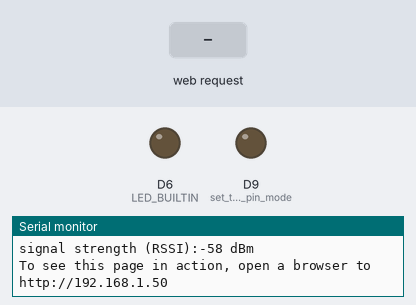
A sketch run on a simulated Arduino MKR. On the bench: output pins drawn as LEDs (lit = HIGH), the last lines printed to the serial monitor. The test bench sets the inputs (shaded band). WiFi joins after 1.5 s; servers stay silent unless stated; not simulated (calls return 0 or success): arduino_secrets.h.

Above: at 12.7 s.
12.8 s: HTTP request GET /ON_AIR received
At 13.9 s:
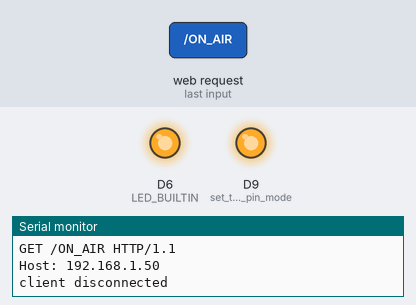
14.3 s: HTTP request GET /OFF_AIR received
At 15.0 s:
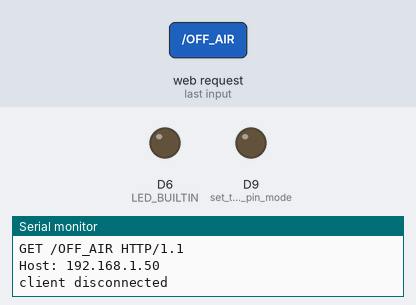
Timing chart, 0 to 17.3 s (numbered marks = the images above; inputs shaded):
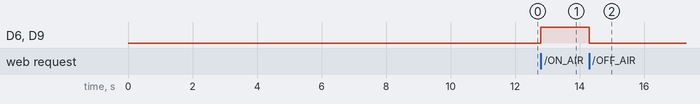

Measured:
- after the input at 12.8 s, D6 (LED_BUILTIN), D9 (set_the_LED_pin_mode): LOW → HIGH at once
- after the input at 14.3 s, D6 (LED_BUILTIN), D9 (set_the_LED_pin_mode): HIGH → LOW at once

The sketch:

on-air-sign.ino
```cpp
/*

On Air Sign

Simple Web Server that creates an endpoint to toggle an LED attached to pin 9 on and off.


Based on Sketch:
 WiFi Web Server LED Blink
 created 25 Nov 2012
 by Tom Igoe
 */

#include <SPI.h>
#include <WiFiNINA.h>

#include "arduino_secrets.h"

char ssid[] = SECRET_SSID;        // your network SSID (name)
char pass[] = SECRET_PASS;    // your network password (use for WPA, or use as key for WEP)
int keyIndex = 0;                 // your network key index number (needed only for WEP)

const char* ON_AIR = "GET /ON_AIR";
const char* OFF_AIR = "GET /OFF_AIR";
const char* STATE = "GET /STATE";
const char* STATE_ON = "ON";
const char* STATE_OFF = "OFF";

String state = STATE_OFF;

int status = WL_IDLE_STATUS;
WiFiServer server(80);

void setup() {
  Serial.begin(9600);      // initialize serial communication
  pinMode(9, OUTPUT);      // set the LED pin mode
  pinMode(LED_BUILTIN, OUTPUT);

  // check for the WiFi module:
  if (WiFi.status() == WL_NO_MODULE) {
    Serial.println("Communication with WiFi module failed!");
    // don't continue
    while (true);
  }

  String fv = WiFi.firmwareVersion();
  if (fv < WIFI_FIRMWARE_LATEST_VERSION) {
    Serial.println("Please upgrade the firmware");
  }

  // attempt to connect to WiFi network:
  while (status != WL_CONNECTED) {
    Serial.print("Attempting to connect to Network named: ");
    Serial.println(ssid);                   // print the network name (SSID);

    // Connect to WPA/WPA2 network. Change this line if using open or WEP network:
    status = WiFi.begin(ssid, pass);
    // wait 10 seconds for connection:
    delay(10000);
  }
  server.begin();                           // start the web server on port 80
  printWifiStatus();                        // you're connected now, so print out the status
}

void loop() {
  WiFiClient client = server.available();   // listen for incoming clients

  if (client) {                             // if you get a client,
    Serial.println("new client");           // print a message out the serial port
    String currentLine = "";                // make a String to hold incoming data from the client
    while (client.connected()) {            // loop while the client's connected
      if (client.available()) {             // if there's bytes to read from the client,
        char c = client.read();             // read a byte, then
        Serial.write(c);                    // print it out the serial monitor
        if (c == '\n') {                    // if the byte is a newline character

          // if the current line is blank, you got two newline characters in a row.
          // that's the end of the client HTTP request, so send a response:
          if (currentLine.length() == 0) {
            // break out of the while loop:
            break;
          } else {    // if you got a newline, then clear currentLine:
            currentLine = "";
          }
        } else if (c != '\r') {  // if you got anything else but a carriage return character,
          currentLine += c;      // add it to the end of the currentLine
        }

        // Check to see if the client request was "GET /H" or "GET /L":
        if (currentLine.endsWith(ON_AIR)) {
          digitalWrite(9, HIGH);               // GET /H turns the LED on
          digitalWrite(LED_BUILTIN, HIGH);
          state = STATE_ON;
          writeNoContentResponse(client);
        }
        else if (currentLine.endsWith(OFF_AIR)) {
          digitalWrite(9, LOW);                // GET /L turns the LED off
          digitalWrite(LED_BUILTIN, LOW);
          state = STATE_OFF;
          writeNoContentResponse(client);
        }
        else if(currentLine.endsWith(STATE)) {
          writeStateResponse(client, state);
        }
      }
    }
    // close the connection:
    client.stop();
    Serial.println("client disconnected");
  }
}

void writeNoContentResponse(WiFiClient client) {
  client.println("HTTP/1.1 204 No Content");
  client.println();
}

void writeStateResponse(WiFiClient client, String state) {
  client.println("HTTP/1.1 200 OK");
  client.println("content-type: text/plain; charset=UTF-8");
  client.println("server: wagner/on-air-sign");
  client.println("x-on-air: v1.0.0");
  client.print("content-length: ");
  client.println(state.length());
  client.println();
  client.println(state);
  client.println();
  client.println();
}

void printWifiStatus() {
  // print the SSID of the network you're attached to:
  Serial.print("SSID: ");
  Serial.println(WiFi.SSID());

  // print your board's IP address:
  IPAddress ip = WiFi.localIP();
  Serial.print("IP Address: ");
  Serial.println(ip);

  // print the received signal strength:
  long rssi = WiFi.RSSI();
  Serial.print("signal strength (RSSI):");
  Serial.print(rssi);
  Serial.println(" dBm");
  // print where to go in a browser:
  Serial.print("To see this page in action, open a browser to http://");
  Serial.println(ip);
}
```
